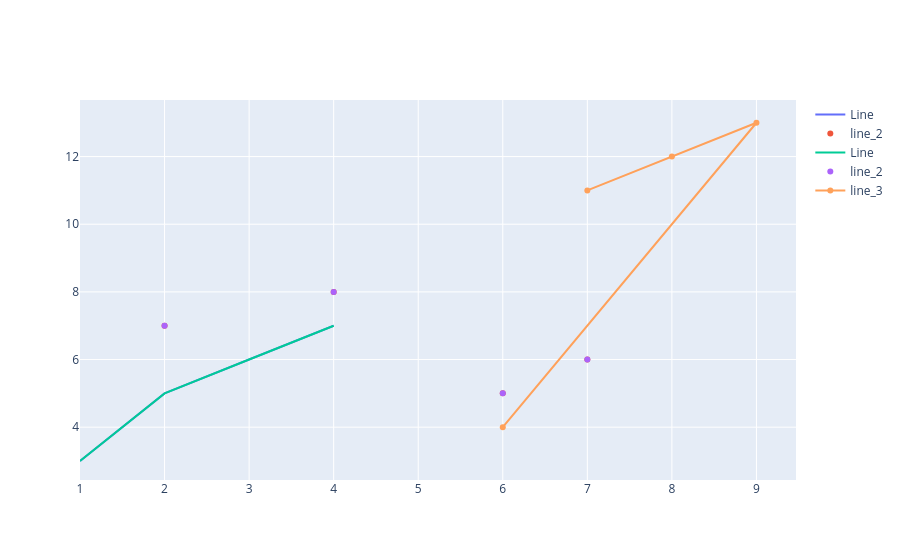

Notebook source saved alongside this figure:
### Code cell
varr1x,varr1y = [1,2,3,4],[3,5,6,7]
varr2x,varr2y = [6,7,2,4],[5,6,7,8]
varr3x,varr3y = [7,8,9,6],[11,12,13,4]



fig.add_trace(go.Scatter(x = varr1x, y = varr1y, name = "Line" , mode = "lines"))
fig.add_trace(go.Scatter(x = varr2x, y = varr2y, name = "line_2", mode = "markers"))
fig.add_trace(go.Scatter(x = varr3x, y = varr3y, name = "line_3", mode = "lines+markers"))
fig.show()

### Figure 1 — Plotly figure (JSON) as saved in the notebook; plotly's stock layout.template omitted (floating-point values rounded to 4 significant figures)
{"data": [{"mode": "lines", "name": "Line", "type": "scatter", "x": [1, 2, 3, 4], "y": [3, 5, 6, 7]}, {"mode": "markers", "name": "line_2", "type": "scatter", "x": [6, 7, 2, 4], "y": [5, 6, 7, 8]}, {"mode": "lines", "name": "Line", "type": "scatter", "x": [1, 2, 3, 4], "y": [3, 5, 6, 7]}, {"mode": "markers", "name": "line_2", "type": "scatter", "x": [6, 7, 2, 4], "y": [5, 6, 7, 8]}, {"mode": "lines+markers", "name": "line_3", "type": "scatter", "x": [7, 8, 9, 6], "y": [11, 12, 13, 4]}], "layout": {"autosize": true, "xaxis": {"autorange": true, "range": [1, 9.458], "type": "linear"}, "yaxis": {"autorange": true, "range": [2.431, 13.81], "type": "linear"}}}
